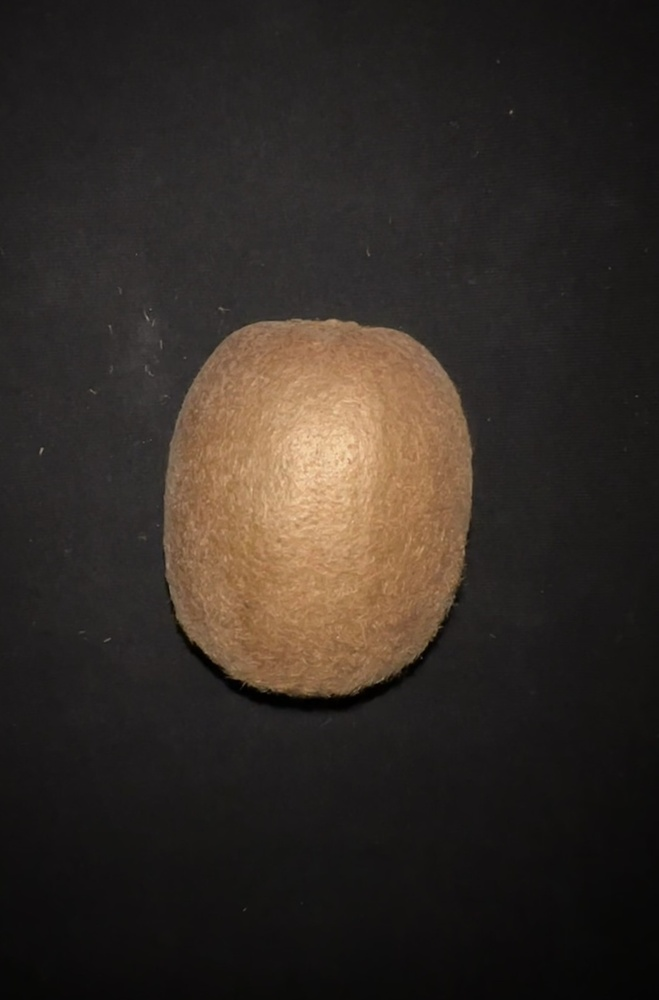
#> input picture Day6/IMG_7846.JPG, 659 x 1000 px, shrunk from 1068 x 1621 before the run, found by its file name
$ python -i kiwi.py   (imports and definitions only)
#> lines starting #> are read from the running program, lines starting #| are printed output that depends on the picture; after the words box and inside, x2 and y2 are one past the last pixel; in counts of white or black regions, pixels touching at a corner belong together
#> in kiwi_score, img is the input picture: shape (1000, 659, 3); mean B, G, R 37.8, 43.5, 50.8
### fruitfunc/general.py
import numpy as np
import math
import cv2
from PIL import Image
from collections import defaultdict
from scipy.ndimage import laplace


"""
CONTOUR FOR COLOR/TEXTURE:
Reads in the image, gets a contour for the fruit
Returns the img, gray_img, and the mask for the contour
"""
# [17 lines left out: function get_color_texture_contour_data, not called in this run]

"""
CONTOUR FOR HUE/SATURATION:
Reads in the image, gets a contour for the fruit using HSV
Returns the img, hsv_img, and the mask for the contour
"""
# [17 lines left out: function get_hue_saturation_contour_data, not called in this run]

"""
COLOR:
Returns a 1d numpy array with the RGB values within the contour
"""
# [5 lines left out: function get_color_array, not called in this run]

"""
TEXTURE:
Returns a 1d numpy array with the grayscale values within the contour
"""
# [4 lines left out: function get_gray_array, not called in this run]

"""
HUE:
Returns a 1d numpy array with the hue values within the contour
"""
# [4 lines left out: function get_hue_array, not called in this run]

"""
SATURATION:
Returns a 1d numpy array with the saturation values within the contour
"""
# [4 lines left out: function get_saturation_array, not called in this run]

"""
GENERAL MAX VALUE:
It finds the color that most frequently appears in the contour
FOR COLOR: example format returned is [204 204 152] in RGB order, type = numpy.ndarray
FOR TEXTURE: example format returned is 185, type = numpy.uint8
FOR HUE: example format returned is 23, type = numpy.uint8
FOR SATURATION: example format returned is 180, type = numpy.uint8
"""
# [4 lines left out: function get_max_value_from_contour, not called in this run]

# calls the PIL built in function to show a PIL image
def display_PIL(PIL_img):
    PIL_img.show()
    pass

# [3 lines that do not run on import are left out]


"""
PROCESS:
Removes noise from image and cleans up the background
"""
def process_image(img):
# Process the image to remove noise
    kernel = np.ones((3,3),np.uint8)
    img = cv2.erode(img,kernel,iterations = 2)
    img = cv2.dilate(img,kernel,iterations = 1)

    return img

"""
CONVERT BACKGROUND TO WHITE::
Returns an image of the fruit with the background converted to white
"""
def background_to_white(img):

    # Split the image into its color channels
    b, g, r = cv2.split(img)

    # Convert the color channels to grayscale
    gray = cv2.cvtColor(img, cv2.COLOR_BGR2GRAY)

    # Apply a binary threshold to the grayscale image to create a mask
    ret, thresh = cv2.threshold(gray, 0, 255, cv2.THRESH_BINARY_INV+cv2.THRESH_OTSU)
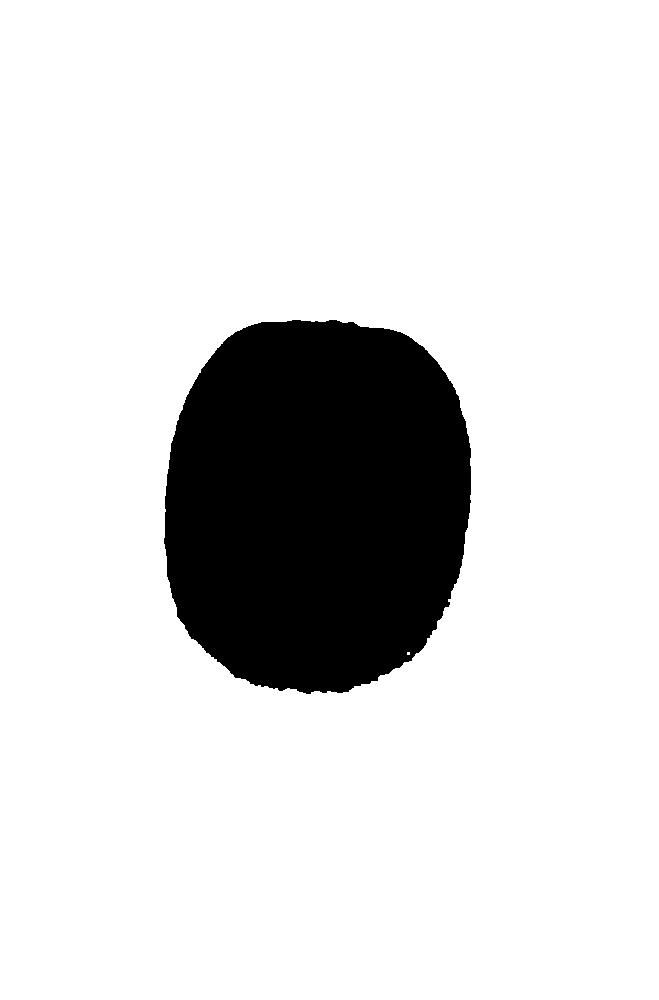
#> thresh: shape (1000, 659); 85.6% white; 1 black region, box (x1, y1, x2, y2) and area: (164, 320, 471, 694) 95174
#> ret = 77

    # Invert the mask so that the object is black and the background is white
    mask = cv2.bitwise_not(thresh)

    # Apply the mask to each color channel
    b = cv2.bitwise_and(b, b, mask=mask)
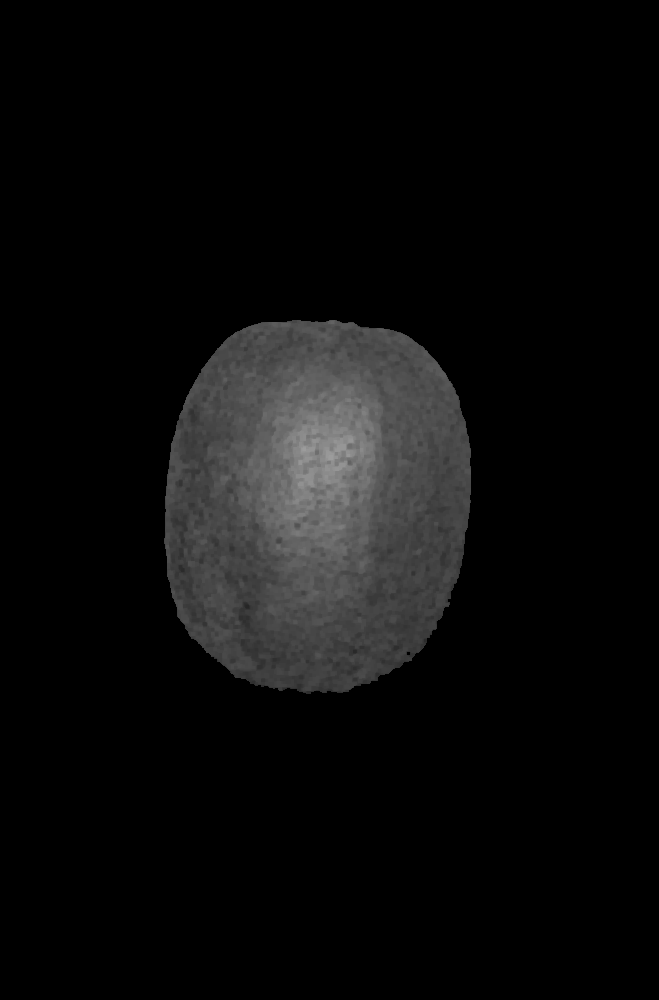
#> b: shape (1000, 659); min 0, max 156, mean 11.7
    g = cv2.bitwise_and(g, g, mask=mask)
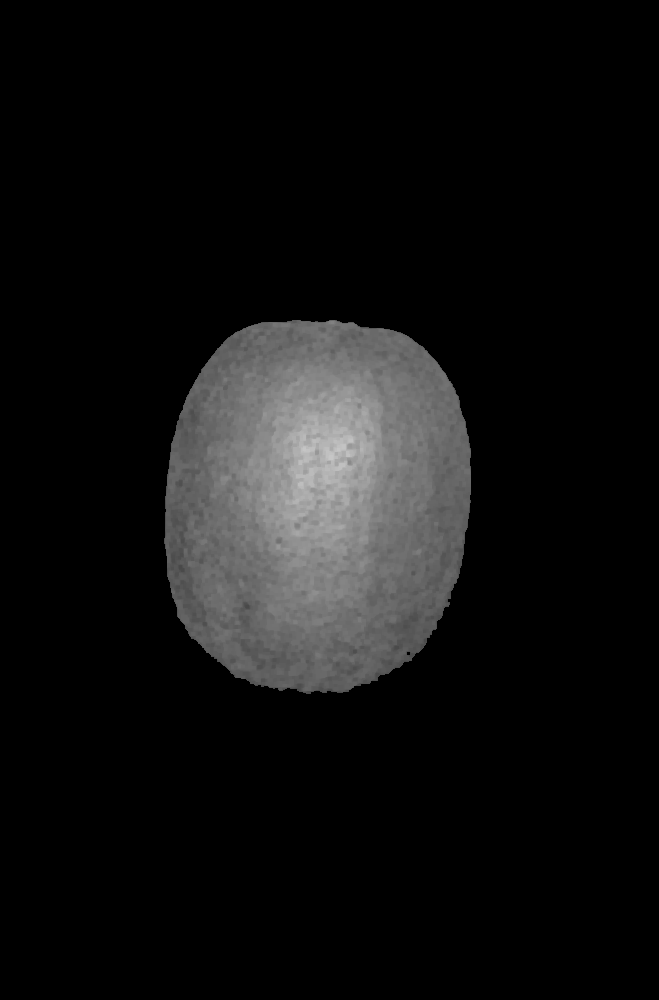
#> g: shape (1000, 659); min 0, max 198, mean 16.9
    r = cv2.bitwise_and(r, r, mask=mask)
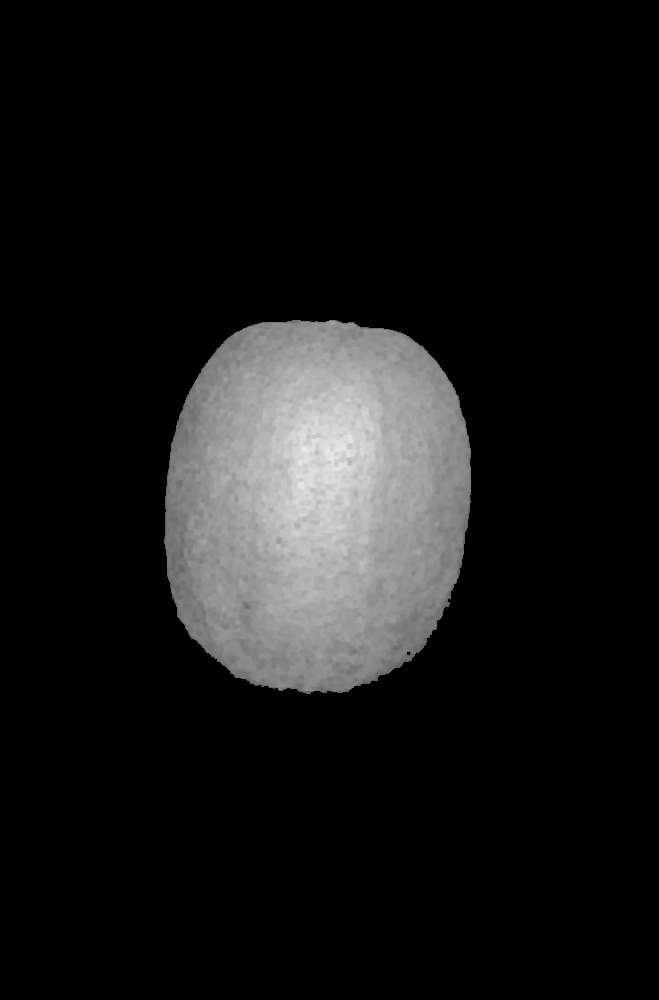
#> r: shape (1000, 659); min 0, max 234, mean 22.7

    # Merge the color channels back into a single image
    result = cv2.merge((b, g, r))

    # Apply the mask to the background
    background = np.full(img.shape, 255, dtype=np.uint8)
    background = cv2.bitwise_and(background, background, mask=thresh)

    # Add the masked object to the masked background
    result = cv2.add(result, background)
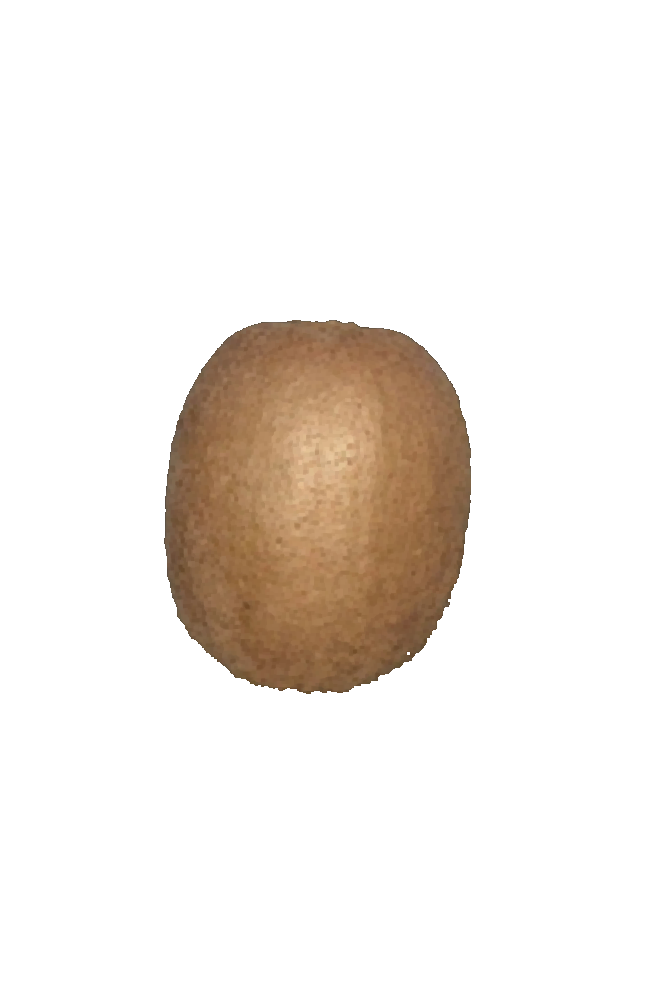
#> result: shape (1000, 659, 3); mean B, G, R 229.8, 235.1, 240.9

    return result


"""
BLEMISHES:
Returns a score between 0 and 1 calculated by the number of blemish pixels in object
"""

# [35 lines left out: function blemishes_score, not called in this run]

### fruitfunc/kiwi.py
import cv2
import matplotlib.pyplot as plt
import numpy as np

import os
import sys

parent_dir = os.path.abspath(os.path.join(os.getcwd(), ".."))
sys.path.append(parent_dir)

from fruitfunc.general import blemishes_score, background_to_white, process_image

LOW = np.array([10, 100, 10])
UP = np.array([20, 255, 255])

def kiwi_score(path, display = False):

    # read image
    img = cv2.imread('/Users/jay/Desktop/Project Fruit/' + path)
    img = process_image(img)
    img = background_to_white(img)

    reflection_score = reflection(img, display)
    # print(reflection_score)

    return reflection_score


def reflection(img, display):

    # really high in fresher pears
#> called with display = False
    bright_lower = (1, 31, 67)
    bright_upper = (60, 95, 255)

    # calculate total number of pixels in object
    gray = cv2.cvtColor(img, cv2.COLOR_BGR2GRAY)
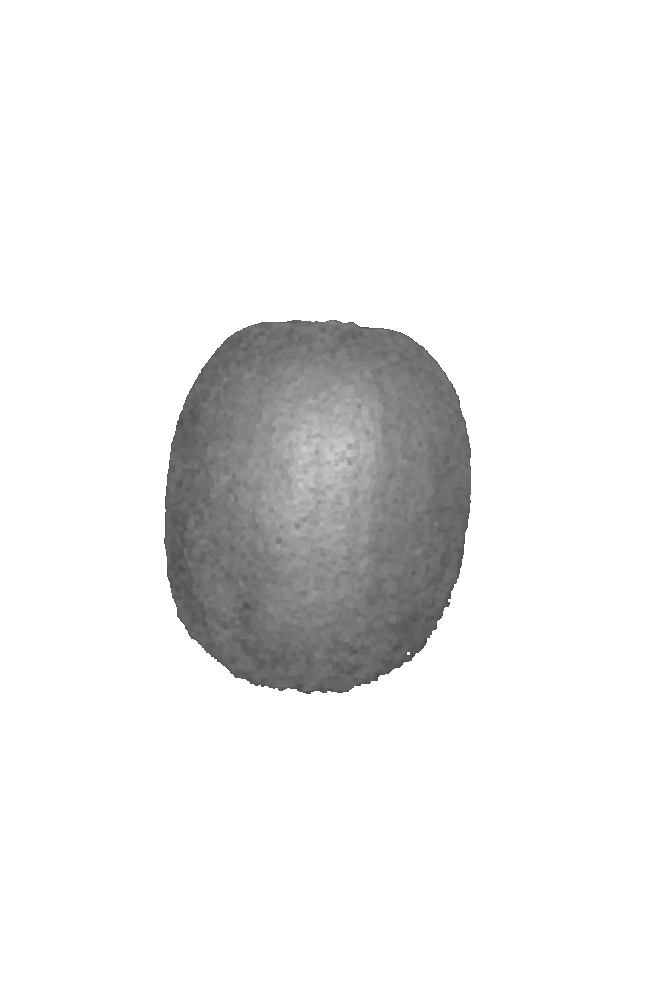
#> gray: shape (1000, 659); min 78, max 255, mean 236.3
    total_pixels = np.sum(gray != 255)
#> total_pixels = 95174


    # create masks
    hsv = cv2.cvtColor(img, cv2.COLOR_BGR2HSV)
#> hsv: shape (1000, 659, 3); mean H, S, V 2.1, 18.1, 240.9
    bright_mask = cv2.inRange(hsv, bright_lower, bright_upper)
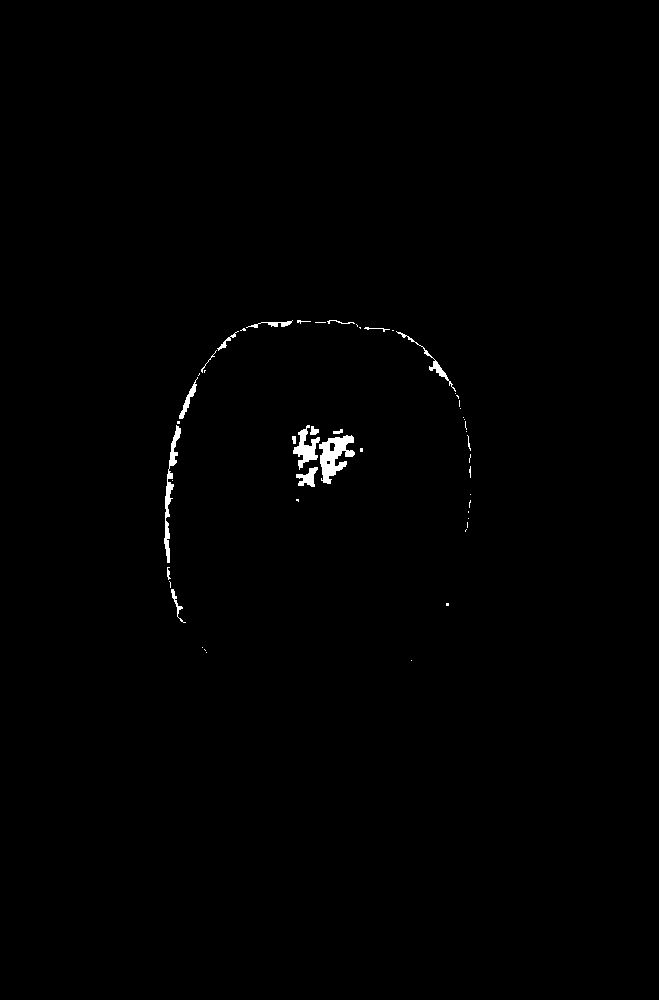
#> bright_mask: shape (1000, 659); 0.52% white; 51 white regions (33 under 20 px), largest, box (x1, y1, x2, y2) and area: (319, 435, 355, 484) 912, (164, 425, 181, 563) 610, (293, 425, 320, 470) 497

    if display:

        # display img
        cv2.imshow('img', img)
        cv2.waitKey(0)
        cv2.destroyAllWindows()

        # display images in masks but when displaying images show in color
        cv2.imshow('bright mask', cv2.bitwise_and(img, img, mask=bright_mask))
        cv2.waitKey(0)
        cv2.destroyAllWindows()


    bright_pixels = cv2.countNonZero(bright_mask)
#> bright_pixels = 3441

    bright_percent = bright_pixels / total_pixels
#> bright_percent = 0.0362

    return ((bright_percent+1)**2)-1


# [4 lines of commented-out code are left out]

>>> result = kiwi_score('../Day6/IMG_7846.JPG')
#> in kiwi_score, `reflection_score = reflection(img, display)`: reflection_score = 0.0736
#> result = 0.0736
